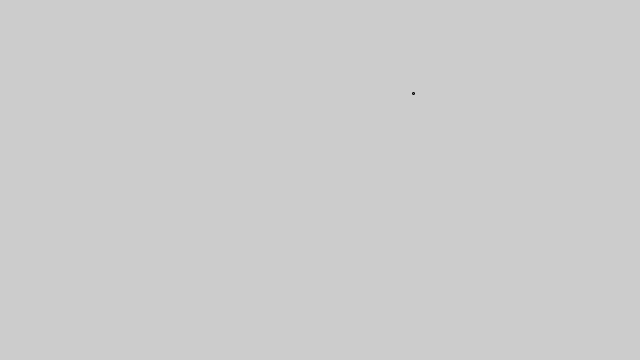
Frame 1 (no input)
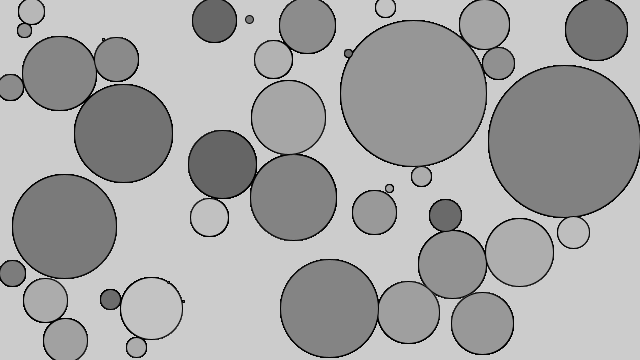
Frame 60 (the mouse pressed at the canvas centre just before this capture)
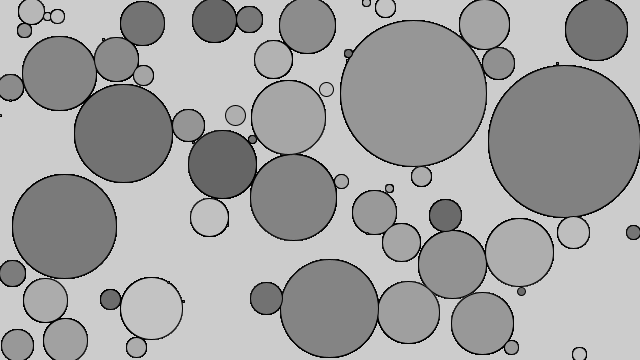
Frame 120 (the mouse held since frame 60 and released just before this capture)

The Processing sketch that drew these frames (run headless with seeded random() and noise(); from frame 60 on, the mouse is pressed at the canvas centre):

// Processing sketch: RndmCirclesNoOverlap
// ── RndmCirclesNoOverlap.pde
Circle c;

ArrayList<Circle> circles;
color cl = color(150, 150, 150);

void setup(){
  size (640, 360);
  circles = new ArrayList<Circle>();
  circles.add(new Circle(-200, -200, cl));
  
}

void draw(){
   Circle newC = newCircle();

   
   if (newC!=null){
     circles.add(newC);
   }
   
   
  for (Circle c : circles){
    if (c.growing){
      if (c.edges()){
        c.growing = false;
    } else {
      for (Circle other : circles){
        if (c != other){
          float d = dist(c.x, c.y, other.x, other.y);
          if (d - 2 < c.r + other.r){
            c.growing = false;
            break;
            }
          }
        }
      }
    }
    c.show();
    c.grow();
  }
 
}

Circle newCircle(){
   float x = random(width);
   float y = random(height);
   int cr = int(random(100,200));
   boolean valid = true;
   
   for (Circle c : circles){
     float d = dist(x, y, c.x, c.y);
     if (d < c.r){
       valid = false;
       break;
     }
   }
   
   if (valid){
       return new Circle(x, y, cr);
   } else {
     return null;
   }
}

// ── Circle.pde
class Circle{
  float x;
  float y;
  float r;
  color cl;

  boolean growing = true;
  
  Circle(float x, float y, color cl){
    this.x = x;
    this.y = y;
    this.cl = cl;
    r = 1;
    
  }
  
  void grow(){
    if (growing){
          r=r+3;
    }
  }
  
  boolean edges(){
    return (x+r > width || x - r < 0 || y +r > height || y - r < 0);
    
  }
  
  
  void show(){
    ellipse(x, y, r*2, r*2);
    fill(cl);
  }
  
}
